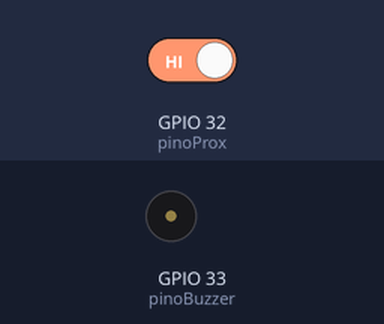
A sketch run on a simulated ESP32. On the bench: buzzer (waves = sounding). Inputs (shaded band) come from the test bench; at power-on: GPIO 32 (pinoProx) HIGH.

Above: at 1.2 s.
1.3 s: GPIO 32 (pinoProx) driven LOW
At 1.55 s:
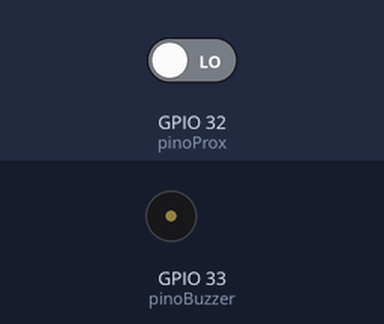
Timing chart, 0 to 4.3 s (numbered marks = the images above; inputs shaded):
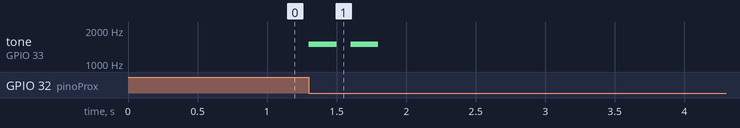

Measured:
- after the input at 1.3 s, tone on GPIO 33 (pinoBuzzer): alternates 1500 Hz for 0.20 s and silent for 0.10 s, 4 changes in all, then stays silent, starting at once

The sketch:

buzzer.ino
```cpp
int pinoBuzzer = 33;
int pinoProx = 32;

void setup() {
  pinMode(pinoBuzzer, OUTPUT);
  pinMode(pinoProx, INPUT);
}

void loop() {
  bool state = digitalRead(pinoProx);

  if(state == LOW){
    for(int i = 0; i < 2; i++){
      tone(pinoBuzzer, 1500, 200);
      delay(300);
      noTone(pinoBuzzer);
    }
  while(digitalRead(pinoProx) == LOW){
    delay(100);
    }
  }
}
```
